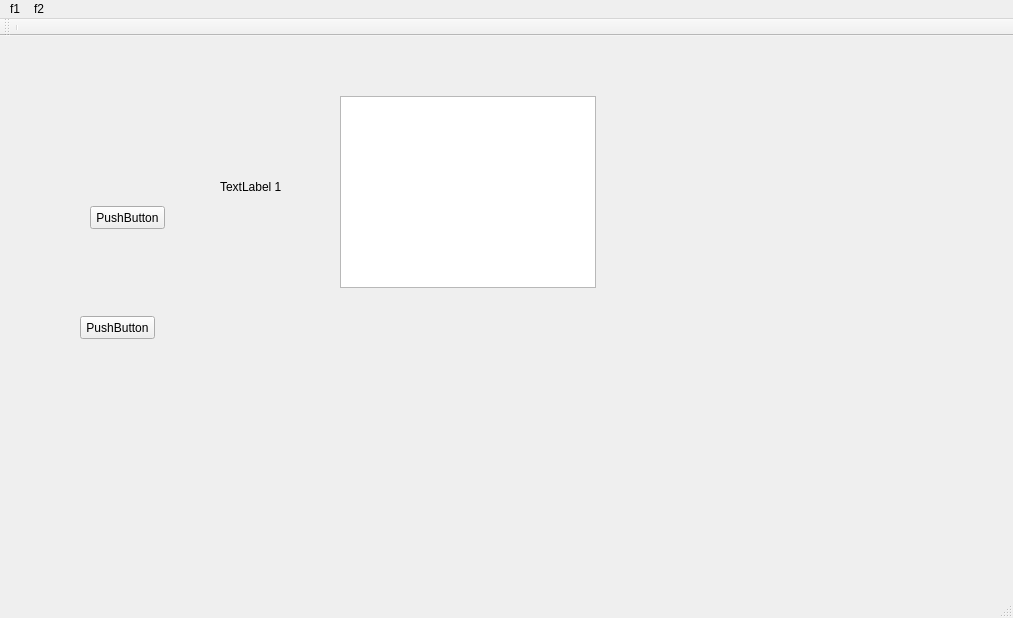
<?xml version="1.0" encoding="UTF-8"?>
<ui version="4.0">
 <class>MainWindow</class>
 <widget class="QMainWindow" name="MainWindow">
  <property name="geometry">
   <rect>
    <x>0</x>
    <y>0</y>
    <width>1013</width>
    <height>618</height>
   </rect>
  </property>
  <property name="windowTitle">
   <string>MainWindow</string>
  </property>
  <widget class="QWidget" name="centralWidget">
   <widget class="QPushButton" name="pushButton">
    <property name="geometry">
     <rect>
      <x>90</x>
      <y>170</y>
      <width>75</width>
      <height>23</height>
     </rect>
    </property>
    <property name="text">
     <string>PushButton</string>
    </property>
   </widget>
   <widget class="QWidget" name="verticalLayoutWidget">
    <property name="geometry">
     <rect>
      <x>50</x>
      <y>40</y>
      <width>160</width>
      <height>80</height>
     </rect>
    </property>
    <layout class="QVBoxLayout" name="verticalLayout"/>
   </widget>
   <widget class="QLabel" name="label">
    <property name="geometry">
     <rect>
      <x>220</x>
      <y>130</y>
      <width>121</width>
      <height>41</height>
     </rect>
    </property>
    <property name="text">
     <string>TextLabel 1</string>
    </property>
   </widget>
   <widget class="QTextBrowser" name="textBrowser">
    <property name="geometry">
     <rect>
      <x>340</x>
      <y>60</y>
      <width>256</width>
      <height>192</height>
     </rect>
    </property>
   </widget>
   <widget class="QPushButton" name="pushButton_2">
    <property name="geometry">
     <rect>
      <x>80</x>
      <y>280</y>
      <width>75</width>
      <height>23</height>
     </rect>
    </property>
    <property name="text">
     <string>PushButton</string>
    </property>
   </widget>
  </widget>
  <widget class="QMenuBar" name="menuBar">
   <property name="geometry">
    <rect>
     <x>0</x>
     <y>0</y>
     <width>1013</width>
     <height>23</height>
    </rect>
   </property>
   <widget class="QMenu" name="menuf1">
    <property name="title">
     <string>f1</string>
    </property>
   </widget>
   <widget class="QMenu" name="menuf2">
    <property name="title">
     <string>f2</string>
    </property>
    <addaction name="actionm1"/>
    <addaction name="actionm2"/>
   </widget>
   <addaction name="menuf1"/>
   <addaction name="menuf2"/>
  </widget>
  <widget class="QToolBar" name="mainToolBar">
   <attribute name="toolBarArea">
    <enum>TopToolBarArea</enum>
   </attribute>
   <attribute name="toolBarBreak">
    <bool>false</bool>
   </attribute>
   <addaction name="separator"/>
  </widget>
  <widget class="QStatusBar" name="statusBar"/>
  <action name="actionm1">
   <property name="text">
    <string>m1</string>
   </property>
  </action>
  <action name="actionm2">
   <property name="text">
    <string>m2</string>
   </property>
  </action>
 </widget>
 <layoutdefault spacing="6" margin="11"/>
 <resources/>
 <connections/>
</ui>
